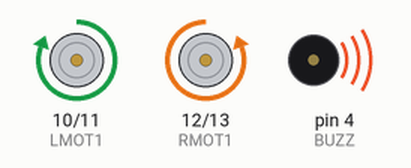
This sketch was run on a simulated Arduino Uno, built with avr-gcc and run on an emulated ATmega328P. On the bench: motor-driver pin pairs drawn as motors (green arrow = first pin HIGH = forward, orange = second pin HIGH = backward, longer = more drive), buzzer (waves = sounding). What the sketch prints to the serial monitor is not drawn.

Above: at 3.5 s.
At 6.5 s:
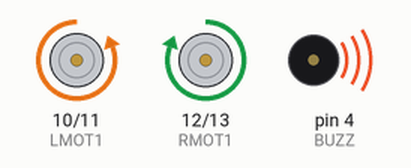
Timing chart, 0 to 7.6 s (numbered marks = the images above):
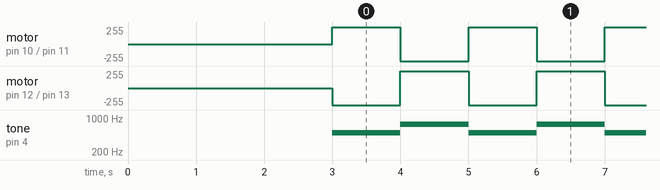

The sketch:

motorTest.ino
```cpp
/* motorTest
 *
 * This is to test the vibration motors on the 2023 Grad hat v0.1 board.
 *
 * Seth McNeill
 * 2024 January 18
 */

#define SW4 7
#define SW5 8
#define LMOT1 10
#define LMOT2 11
#define RMOT1 12
#define RMOT2 13
#define TMOT1  0
#define TMOT2  1
#define BUZZ   4

void setup() {
  Serial.begin(115200);
  delay(3000);
  Serial.println("Starting...");

  // setup pins
  pinMode(SW4, INPUT);
  pinMode(SW5, INPUT);
  pinMode(LMOT1, OUTPUT);
  pinMode(LMOT2, OUTPUT);
  pinMode(RMOT1, OUTPUT);
  pinMode(RMOT2, OUTPUT);
  pinMode(TMOT1, OUTPUT);
  pinMode(TMOT2, OUTPUT);
  pinMode(BUZZ, OUTPUT);
}

unsigned long runTime = 1000;  // how long to run/stop for
int mode = 0;
bool isRunning = false;

void loop() {
  static unsigned long lastStart = 0;
  unsigned long curTime = millis();
  if(curTime - lastStart > runTime) {
    if(isRunning) {
      tone(BUZZ, 750);
      analogWrite(LMOT1, 0);
      analogWrite(LMOT2, 255);
      analogWrite(RMOT1, 255);
      analogWrite(RMOT2, 0);
      analogWrite(TMOT1, 0);
      analogWrite(TMOT2, 255);
      isRunning = false;
    } else {
      tone(BUZZ, 500);
      analogWrite(LMOT1, 255);
      analogWrite(LMOT2, 0);
      analogWrite(RMOT1, 0);
      analogWrite(RMOT2, 255);
      analogWrite(TMOT1, 255);
      analogWrite(TMOT2, 0);
      isRunning = true;
    }
    lastStart = curTime;
  }
 /*
  if(digitalRead(SW4)) {
    analogWrite(LMOT1, 0);
    analogWrite(LMOT2, 255);
  } else {
    analogWrite(LMOT1, 0);
    analogWrite(LMOT2, 0);
  }
  if(digitalRead(SW5)) {
    analogWrite(RMOT1, 255);
    analogWrite(RMOT2, 0);
  } else {
    analogWrite(RMOT1, 0);
    analogWrite(RMOT2, 0);
  }
*/
}
```

Measured:
- by itself, tone on pin 4 (BUZZ): alternates 750 Hz for 1.0 s and 500 Hz for 1.0 s
- by itself, motor on pin 10 (LMOT1) / pin 11 (LMOT2), motor on pin 12 (RMOT1) / pin 13 (RMOT2): alternates forward 255/255 for 1.0 s and backward 255/255 for 1.0 s
